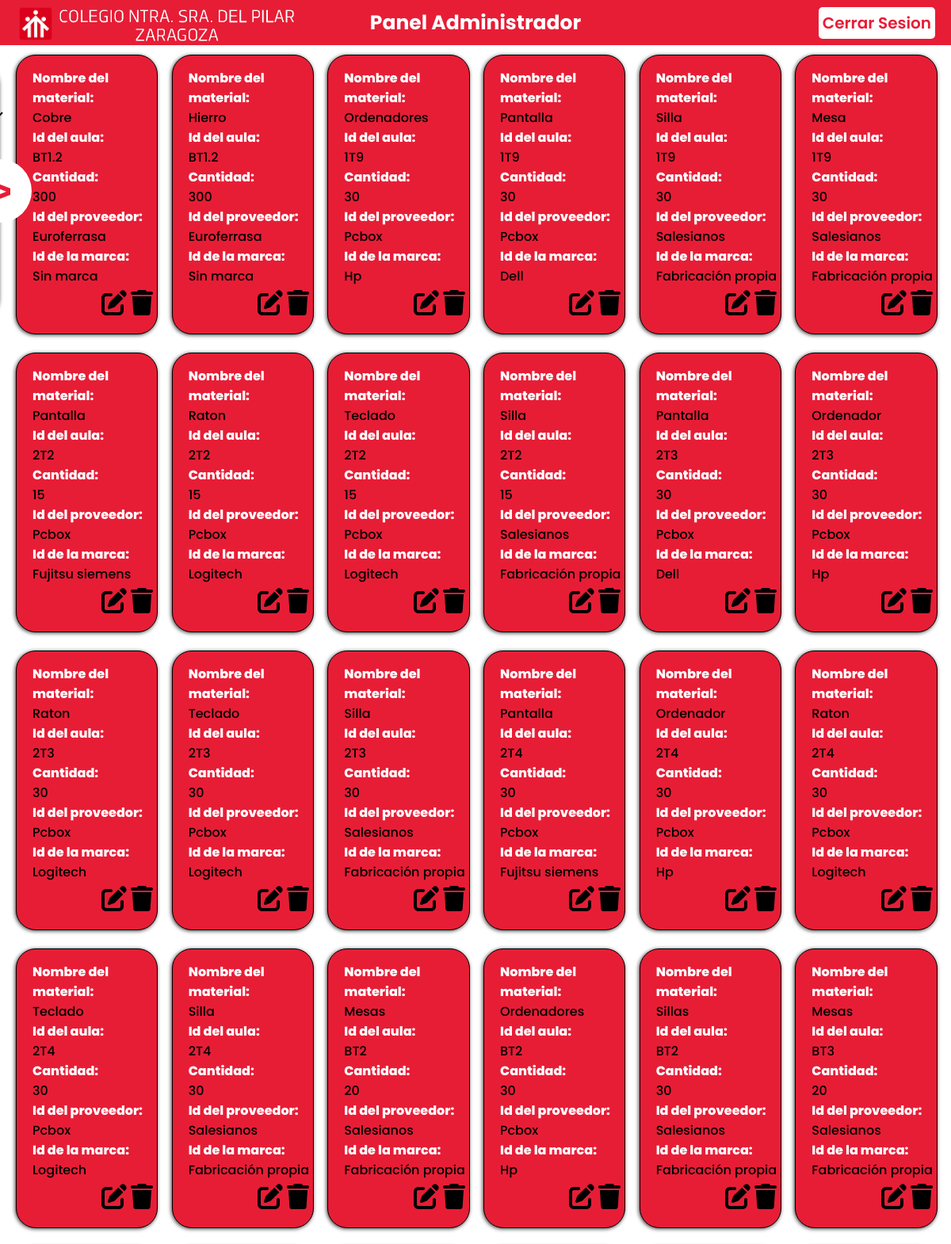
/PanelAdmin/PanelAdmin.php (signed in, upper part), run on the app's committed database.
### tables this page shows
CREATE TABLE `materiales` (
  `idMateriales` int(11) NOT NULL,
  `NombreMat` varchar(30) NOT NULL,
  `idAula` varchar(5) NOT NULL,
  `Cantidad` int(11) NOT NULL,
  `idProveedor` int(11) NOT NULL,
  `idMarca` int(11) NOT NULL
);

CREATE TABLE `prov` (
  `idProveedor` int(11) NOT NULL,
  `Nombre` varchar(60) NOT NULL,
  `Direccion` varchar(80) NOT NULL,
  `Municipio` varchar(30) NOT NULL,
  `Provincia` varchar(30) NOT NULL,
  `Telefono` int(9) NOT NULL,
  `idTipo` int(11) NOT NULL
);

CREATE TABLE `marca` (
  `idMarca` int(11) NOT NULL,
  `NombreMarca` varchar(30) NOT NULL
);

### PanelAdmin/InformacionU.php (the view, shortened to what this page needs)
<?php
include("./conexion_bd.php");
function body($consulta, $conexion)
{
    $resultado = mysqli_query($conexion, $consulta);
    if ($resultado) {
        while ($row = $resultado->fetch_object()) {
            $NombreMat = $row->NombreMat;
            $idAula = $row->idAula;
            $Cantidad = $row->Cantidad;
            $idProveedor = $row->Nombre;
            $idMarca = $row->NombreMarca;
            $idMateriales = $row->idMateriales;
            ?>
            <div class="card">
                <h3>Nombre del material:</h3>
                <?php echo htmlspecialchars($NombreMat) ?>
                <h3>Id del aula:</h3>
                <?php echo htmlspecialchars($idAula) ?>
                <h3>Cantidad:</h3>
                <?php echo htmlspecialchars($Cantidad) ?>
                <h3>Id del proveedor:</h3>
                <?php echo htmlspecialchars($idProveedor) ?>
                <h3>Id de la marca:</h3>
                <?php echo htmlspecialchars($idMarca) ?>
                <div class="card_icons">
                    <div onclick="return activarEditar(<?php echo $idMateriales ?>)"></div>
                    <a href="./PanelAdmin.php?borrar=<?php echo $idMateriales ?>" onclick="return ConfirmDelete()"></a>
                </div>
            </div>
            <?php
        }
    }
}
if (isset($_GET['search']) && !empty($_GET['search']) || (isset($_GET['value']) && !empty($_GET['value']))) {
    $types = [
        'aula' => 'a.idAula',
        'prov' => 'p.Nombre',
        'marca' => 'ma.NombreMarca',
        'tipoprod' => 'tp.NombreTipo ',
        'ubi' => 'u.NombreUbicacion'
    ];
    $type = "";
    if ($_GET['search'] != 'all' && isset($_GET['value']) && $_GET['value'] != 'all') {
        $types = $types[$_GET['search']];
        $type = "WHERE $types = '$_GET[value]'";
    }
    $consulta = "SELECT DISTINCT m.idMateriales,m.NombreMat, m.idAula, m.Cantidad,p.Nombre, ma.NombreMarca
    FROM login AS l
    INNER JOIN departec AS d
    INNER JOIN aula AS a ON d.idDepartamento = a.idDepartamento
    INNER JOIN materiales AS m ON a.idAula = m.idAula
    INNER JOIN prov AS p ON m.idProveedor = p.idProveedor
    INNER JOIN marca AS ma ON m.idMarca = ma.idMarca
    INNER JOIN tipoprod AS tp ON tp.idTipo = p.idTipo
    INNER JOIN ubi AS u ON u.idUbicacion = a.idUbicacion
    $type ";
    body($consulta, $conexion);
} else {
    $consulta = "SELECT DISTINCT m.idMateriales,m.NombreMat, m.idAula, m.Cantidad,p.Nombre, ma.NombreMarca
    FROM login AS l
    INNER JOIN departec AS d
    INNER JOIN aula AS a ON d.idDepartamento = a.idDepartamento
    INNER JOIN materiales AS m ON a.idAula = m.idAula
    INNER JOIN prov AS p ON m.idProveedor = p.idProveedor
    INNER JOIN marca AS ma ON m.idMarca = ma.idMarca
    INNER JOIN tipoprod AS tp ON tp.idTipo = p.idTipo
    INNER JOIN ubi AS u ON u.idUbicacion = a.idUbicacion";
    body($consulta, $conexion);
}

### PanelAdmin/styleU.css (style rules this page uses)
:root { --i:40%; }
body { margin: 0; padding: 0; font-family: 'Poppins', sans-serif; background-color: #FFFFFF;; }
.card { display: flex; flex-direction: column; justify-content: center; align-items: left; padding-top: 7.5px; padding-left: 20px; padding-bottom: 7.5px; height: 100%; width: 80%; background-color:#E71D36; border-radius: 25px; border: 1px solid rgb(0, 0, 0); box-shadow: -1px 1px 5px rgba(0,0,0,0.75); font-family: 'Poppins', sans-serif; font-weight: 500; }
.card h3 { font-size: 16px; font-family: 'Poppins', sans-serif; font-weight: 800; margin: 0; padding: 0; color: #FFFFFF; }
.card_icons { display: flex; justify-content: flex-end; flex-direction: row; margin-top: 5px; margin-right: 5px; gap: 5px; }

### data on the page
materiales: NombreMat "Cobre", idAula "BT1.2", Cantidad "300", idProveedor.Nombre "Euroferrasa", idMarca.NombreMarca "Sin marca"
materiales: NombreMat "Hierro", idAula "BT1.2", Cantidad "300", idProveedor.Nombre "Euroferrasa", idMarca.NombreMarca "Sin marca"
materiales: NombreMat "Ordenadores", idAula "1T9", Cantidad "30", idProveedor.Nombre "Pcbox", idMarca.NombreMarca "Hp"
materiales: NombreMat "Pantalla", idAula "1T9", Cantidad "30", idProveedor.Nombre "Pcbox", idMarca.NombreMarca "Dell"
materiales: NombreMat "Silla", idAula "1T9", Cantidad "30", idProveedor.Nombre "Salesianos", idMarca.NombreMarca "Fabricación propia"
materiales: NombreMat "Mesa", idAula "1T9", Cantidad "30", idProveedor.Nombre "Salesianos", idMarca.NombreMarca "Fabricación propia"
materiales: NombreMat "Pantalla", idAula "2T2", Cantidad "15", idProveedor.Nombre "Pcbox", idMarca.NombreMarca "Fujitsu siemens"
materiales: NombreMat "Raton", idAula "2T2", Cantidad "15", idProveedor.Nombre "Pcbox", idMarca.NombreMarca "Logitech"
materiales: NombreMat "Teclado", idAula "2T2", Cantidad "15", idProveedor.Nombre "Pcbox", idMarca.NombreMarca "Logitech"
materiales: NombreMat "Silla", idAula "2T2", Cantidad "15", idProveedor.Nombre "Salesianos", idMarca.NombreMarca "Fabricación propia"
materiales: NombreMat "Pantalla", idAula "2T3", Cantidad "30", idProveedor.Nombre "Pcbox", idMarca.NombreMarca "Dell"
materiales: NombreMat "Ordenador", idAula "2T3", Cantidad "30", idProveedor.Nombre "Pcbox", idMarca.NombreMarca "Hp"
materiales: NombreMat "Raton", idAula "2T3", Cantidad "30", idProveedor.Nombre "Pcbox", idMarca.NombreMarca "Logitech"
materiales: NombreMat "Teclado", idAula "2T3", Cantidad "30", idProveedor.Nombre "Pcbox", idMarca.NombreMarca "Logitech"
materiales: NombreMat "Silla", idAula "2T3", Cantidad "30", idProveedor.Nombre "Salesianos", idMarca.NombreMarca "Fabricación propia"
materiales: NombreMat "Pantalla", idAula "2T4", Cantidad "30", idProveedor.Nombre "Pcbox", idMarca.NombreMarca "Fujitsu siemens"
materiales: NombreMat "Ordenador", idAula "2T4", Cantidad "30", idProveedor.Nombre "Pcbox", idMarca.NombreMarca "Hp"
materiales: NombreMat "Raton", idAula "2T4", Cantidad "30", idProveedor.Nombre "Pcbox", idMarca.NombreMarca "Logitech"
materiales: NombreMat "Teclado", idAula "2T4", Cantidad "30", idProveedor.Nombre "Pcbox", idMarca.NombreMarca "Logitech"
materiales: NombreMat "Silla", idAula "2T4", Cantidad "30", idProveedor.Nombre "Salesianos", idMarca.NombreMarca "Fabricación propia"
materiales: NombreMat "Mesas", idAula "BT2", Cantidad "20", idProveedor.Nombre "Salesianos", idMarca.NombreMarca "Fabricación propia"
materiales: NombreMat "Ordenadores", idAula "BT2", Cantidad "30", idProveedor.Nombre "Pcbox", idMarca.NombreMarca "Hp"
materiales: NombreMat "Sillas", idAula "BT2", Cantidad "30", idProveedor.Nombre "Salesianos", idMarca.NombreMarca "Fabricación propia"
materiales: NombreMat "Mesas", idAula "BT3", Cantidad "20", idProveedor.Nombre "Salesianos", idMarca.NombreMarca "Fabricación propia"
